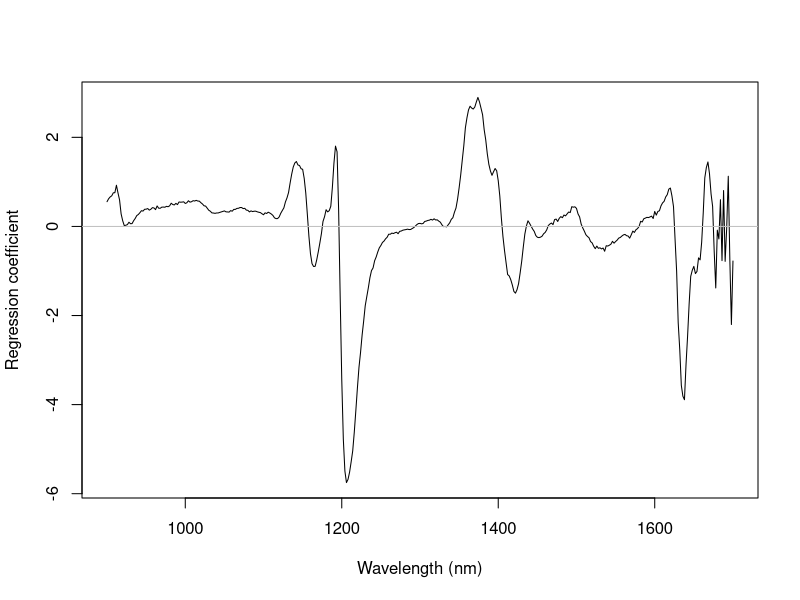
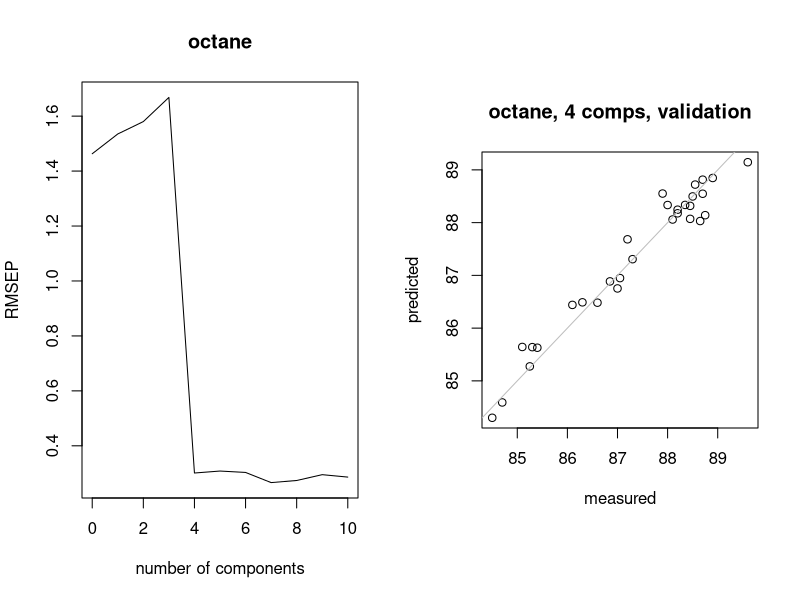

The R source for these figures, in order: (Note: this script raises an error after producing the figures.)
## Demo featuring all R code from Chapter 8 in the book "Chemometrics
## with R" by Ron Wehrens. The only additions to the book chapter code
## are loading the required libraries and data, and occasionally
## closing a graphics window.

graphics.off()
opar <- par(no.readonly = TRUE)

require(pls)
data(gasoline, package = "pls")
wavelengths <- seq(900, 1700, by = 2)
gas.odd <- seq(1, nrow(gasoline$NIR), by = 2)
gas.even <- seq(2, nrow(gasoline$NIR), by = 2)

X <- gasoline$NIR[, 100*(1:4)]
Y <- gasoline$octane
Xtr <- cbind(1, X[gas.odd, ])
Ytr <- Y[gas.odd]
Bs <- t(solve(crossprod(Xtr), t(Xtr)) %*% Ytr)
Bs

gas.df <- data.frame(octane = gasoline$octane,
                     V100 = gasoline$NIR[, 100],
                     V200 = gasoline$NIR[, 200],
                     V300 = gasoline$NIR[, 300],
                     V400 = gasoline$NIR[, 400])
Blm <- lm(octane ~ ., data = gas.df)
summary(Blm)

X <- scale(gasoline$NIR, scale = FALSE,
           center = colMeans(gasoline$NIR[gas.odd, ]))

Xgas.odd.svd <- svd(X[gas.odd, ])
Xgas.odd.scores <- Xgas.odd.svd$u %*% diag(Xgas.odd.svd$d)
gas.odd.pcr <- 
  lm(gasoline$octane[gas.odd] ~ I(Xgas.odd.scores[, 1:5]) - 1)

gas.odd.coefs <- coef(gas.odd.pcr) %*% t(Xgas.odd.svd$v[, 1:5])

gasoline.pcr <- pcr(octane ~ ., data = gasoline, 
                    subset = gas.odd, ncomp = 5)
all.equal(c(coef(gasoline.pcr)), c(gas.odd.coefs))
plot(wavelengths, coef(gasoline.pcr), type = "l",
     xlab = "Wavelength (nm)", ylab = "Regression coefficient")
abline(h = 0, col = "gray")

summary(gasoline.pcr)

RMSEP(gasoline.pcr, estimate = "train", intercept = FALSE)

RMSEP(gasoline.pcr, estimate = "train", comp = 4)

par(mfrow = c(1, 2))
gasoline.pcr <- pcr(octane ~ ., data = gasoline, subset = gas.odd,
                    validation = "LOO", ncomp = 10)
plot(gasoline.pcr, "validation", estimate = "CV")
par(pty = "s")
plot(gasoline.pcr, "prediction", ncomp = 4)
abline(0, 1, col = "gray")

RMSEP(gasoline.pcr, estimate = "CV")

sqrt(gasoline.pcr$validation$PRESS / nrow(Xtr))

gasoline.pcr.pred <- predict(gasoline.pcr, ncomp = 4,
                             newdata = gasoline[gas.even, ])
rms(gasoline$octane[gas.even], gasoline.pcr.pred)

RMSEP(gasoline.pcr, ncomp = 4, newdata = gasoline[gas.even, ],
      intercept = FALSE)

par(mfrow = c(1, 2))
nc.1s <-
  selectNcomp(gasoline.pcr, method = "onesigma", plot = TRUE)
nc.rand <-
  selectNcomp(gasoline.pcr, method = "randomization", plot = TRUE)

gasoline.pls <- plsr(octane ~ ., data = gasoline, 
                     subset = gas.odd, ncomp = 5)
summary(gasoline.pls)

gasoline.pls <- plsr(octane ~ ., data = gasoline, subset = gas.odd,
                     validation = "LOO", ncomp = 10)
par(mfrow = c(1, 2))
plot(gasoline.pls, "validation", estimate = "CV")
par(pty = "s")
plot(gasoline.pls, "prediction", ncomp = 3)
abline(0, 1, col = "gray")

RMSEP(gasoline.pls, ncomp = 3, newdata = gasoline[gas.even, ],
      intercept = FALSE)

cor(gasoline.pls$loadings[, 1:3])

cor(gasoline.pls$scores[, 1:3])

par(opar)
plot(gasoline.pls, "loading", comps = 1:3, legendpos = "topleft",
     lty = 1, col = 1:3)

par(mfrow = c(1, 2))
plot(scores(gasoline.pls)[, 1], Yscores(gasoline.pls)[, 1],
     xlab = "X scores", ylab = "Y scores", main = "LV 1")
abline(h = 0, v = 0, col = "gray")
plot(scores(gasoline.pls)[, 2], Yscores(gasoline.pls)[, 2],
     xlab = "X scores", ylab = "Y scores", main = "LV 2")
abline(h = 0, v = 0, col = "gray")

require(MASS)
gasoline.ridge <- 
  lm.ridge(octane ~ NIR, data = gasoline, subset = gas.odd,
           lambda = seq(0.001, 0.1, by = 0.01))
select(gasoline.ridge)

par(mfrow = c(1, 2))

plot(-5:5, -5:5, ylim = c(-.2, 4), xlim = c(-3, 3), axes = FALSE, type = "n",
     ylab = "", xlab = "")
mtext("V(e)", 2, line = 1)
mtext("e", 1, line = 2)
mtext(c(expression(-epsilon), expression(epsilon)), at = c(-1, 1),
      line = .5, side = 1)
box()
abline(h = 0, v = 0, col = "gray")
abline(v = c(-1, 1), col = "gray", lty = 2)
segments(c(-6, -1, 1),
         c(6, 0, 0),
         c(-1, 1, 6),
         c(0, 0, 6))

plot(-5:5, -5:5, ylim = c(-.2, 4), xlim = c(-3, 3), axes = FALSE, type = "n",
     ylab = "", xlab = "")
mtext("V(e)", 2, line = 1)
mtext("e", 1, line = 2)
mtext(c(expression(-epsilon), expression(epsilon)), at = c(-1, 1),
      line = .5, side = 1)
box()
abline(h = 0, v = 0, col = "gray")
abline(v = c(-1, 1), col = "gray", lty = 2)

segments(-6, 6, -1, .5)
segments(6, 6, 1, .5)
x <- seq(-1, 1, length = 100)
y <- .5 * x^2
lines(x, y)

require(e1071)
set.seed(7)
gasoline.svm <- svm(octane ~ ., data = gasoline, 
                    subset = gas.odd, cross = 10)
(gasoline.svmsum <- summary(gasoline.svm))

par(mfrow = c(1, 2))
plot(gasoline$octane[gas.odd], predict(gasoline.svm),
     main = "Training set", xlab = "Octane number (true)", 
     ylab = "Octane number (predicted)")
abline(0, 1)
plot(gasoline$octane[gas.even], 
     predict(gasoline.svm, new = gasoline[gas.even, ]),
     main = "Test set", xlab = "Octane number (true)", 
     ylab = "Octane number (predicted)")
abline(0, 1)

rms(gasoline$octane[gas.even], 
    predict(gasoline.svm, new = gasoline[gas.even, ]))

gasoline.svmlin <- svm(octane ~ ., data = gasoline, 
                       subset = gas.odd, kernel = "linear")
rms(gasoline$octane[gas.even], 
    predict(gasoline.svmlin, new = gasoline[gas.even, ]))

require(nnet)
X <- scale(gasoline$NIR, scale = FALSE,
           center = colMeans(gasoline$NIR[gas.odd, ]))
X.odd.svd <- svd(X[gas.odd, ])
X.odd.scores <- X.odd.svd$u %*% diag(X.odd.svd$d)
X.even.scores <- X[gas.even, ] %*% X.odd.svd$v
gas.nnet <- nnet(X.odd.scores[, 1:5],
                 matrix(gasoline$octane[gas.odd], ncol = 1),
                 size = 5, linout = TRUE)

gas.nnet.pred <- predict(gas.nnet, X.even.scores)
rms(gas.nnet.pred, gasoline$octane[gas.even])

par(opar)
set.seed(7)
rms.values <- rep(0, 100)
for (i in 1:100) {
  gas.nnet <- nnet(Xgas.odd.scores[, 1:5],
                   matrix(gasoline$octane[gas.odd], ncol = 1),
                   size = 5, linout = TRUE)
  gas.nnet.pred <- predict(gas.nnet, X.even.scores)
  gas.nnet.res <- gas.nnet.pred - gasoline$octane[gas.even]
  rms.values[i] <- sqrt(mean(gas.nnet.res^2))
}
hist(rms.values, breaks = 50, xlim = c(0, 1.8),
     main = "Repeated ANN training", , xlab = "RMS")

## Wine data
require(kohonen) # for classvec2classmat, and the data
data(wines, package = "kohonen")
wine.classes <- as.integer(vintages)
wines.sc <- scale(wines)
wines.odd <- seq(1, nrow(wines), by = 2)
wines.even <- seq(2, nrow(wines), by = 2)
twowines <- wines[vintages != "Barolo",]
twovintages <- factor(vintages[vintages != "Barolo"])

C <- classvec2classmat(vintages[c(1:25, 61:85)])
X <- wines[c(1:25, 61:85), c(7, 13)]

C <- classvec2classmat(vintages[c(1:25, 61:85)])
X <- wines[c(1:25, 61:85), c(7, 13)]
wines.lm <- lm(C ~ X)
wines.lm.predict <- classmat2classvec(predict(wines.lm))
table(vintages[c(1:25, 61:85)], wines.lm.predict)

wines.lda <- lda(factor(vintages[c(1:25, 61:85)]) ~ X)
table(vintages[c(1:25, 61:85)], predict(wines.lda)$class)

## Prostate data
data(Prostate2000Raw, package = "ChemometricsWithR")                            
prostate <- rowsum(t(Prostate2000Raw$intensity),                                
                     group = rep(1:327, each = 2),                              
                     reorder = FALSE) / 2                                       
prostate.type <- Prostate2000Raw$type[seq(1, 654, by = 2)]                      

require(kohonen, quiet = TRUE) # for classvec2classmat
prost <- prostate[prostate.type != "bph", 1:1000]
prost.type <- factor(prostate.type[prostate.type != "bph"])
prost.df <- data.frame(type = prost.type, prost = prost)
prost.odd <- seq(1, length(prost.type), by = 2)
prost.even <- seq(2, length(prost.type), by = 2)
prostate.clmat <- classvec2classmat(prostate.type)
prostate.df <- data.frame(class = I(prostate.clmat),
                          msdata = I(prostate[, 1:1000]))
prostate.odd <- seq(1, nrow(prostate.df), by = 2)
prostate.even <- seq(2, nrow(prostate.df), by = 2)

prost.tcp <- tcrossprod(scale(prost))
prost.svd <- svd(prost.tcp)
prost.scores <- prost.svd$u %*% diag(sqrt(prost.svd$d))

pairs(prost.scores[, 1:5], labels = paste("PC", 1:5),
      pch = as.integer(prost.type), col = as.integer(prost.type))

prost.pcda5 <- lda(prost.type ~ prost.scores[, 1:5], CV = TRUE) # INCORRECT
(prost.ldaresult <- table(prost.type, prost.pcda5$class))

par(mfrow = c(1, 2))
set.seed(7)
prost.df2 <- data.frame(class = as.integer(prost.type),
                       msdata = I(prost))
prost.pcr <- pcr(class ~ msdata, ncomp = 16,
                 data = prost.df2, subset = prost.odd,
                 validation = "CV", scale = TRUE)
validationplot(prost.pcr, estimate = "CV")
prost.cv.cl <- round(prost.pcr$validation$pred[, 1, ])
prost.cv.err <- apply(prost.cv.cl, 2, 
                      err.rate, prost.df2$class[prost.odd])
prost.tst <- predict(prost.pcr, newdata = prost.df2[prost.even, ])
prost.tst.cl <- round(prost.tst[, 1, ])
prost.tst.err <- apply(prost.tst.cl, 2, 
                       err.rate, prost.df2$class[prost.even])

matplot(cbind(prost.cv.err, prost.tst.err),
        lty = 1:2, col = 2:1, type = "l",
        xlab = "# PCs", ylab = "Misclassif. rate")
legend("topright", lty = 1:2, col = 2:1, bty = "n",
       legend = c("Training set CV", "Test set prediction"))

set.seed(17)
prostate.pcr <- pcr(class ~ msdata, ncomp = 16,
                    data = prostate.df,
                    subset = prostate.odd,
                    validation = "CV", scale = TRUE)

pcr.predictions.loo <-
  sapply(1:16,
         function(i, arr) classmat2classvec(arr[, , i]),
         prostate.pcr$validation$pred)
pcr.loo.err <- apply(pcr.predictions.loo, 2, err.rate, 
                     prostate.type[prostate.odd])

prostate.pcrpred <- 
  predict(prostate.pcr, new = prostate.df[prost.even, ])
predictions.pcrtest <-
  sapply(1:16,
         function(i, arr) classmat2classvec(arr[, , i]),
         prostate.pcrpred)

table(prostate.type[prost.even], predictions.pcrtest[, 7])

set.seed(17)
prostate.pls <- plsr(class ~ msdata, data = prostate.df,
                     subset = prostate.odd, scale = TRUE,
                     ncomp = 16, validation = "CV") 

pls.predictions.loo <-
  sapply(1:16,
         function(i, arr) classmat2classvec(arr[, , i]),
         prostate.pls$validation$pred)
pls.loo.err <- apply(pls.predictions.loo, 2, err.rate, 
                     prostate.type[prostate.odd])
prostate.plspred <- 
  predict(prostate.pls, new = prostate.df[prostate.even, ])
predictions.plstest <-
  sapply(1:16,
         function(i, arr) classmat2classvec(arr[, , i]),
         prostate.plspred)

table(prostate.type[prostate.even], predictions.plstest[, 4])

par(mfrow = c(1, 2))
matplot(cbind(pcr.loo.err,
              apply(predictions.pcrtest, 2, err.rate, 
                    prostate.type[prost.even])),
        type = "l", lty = 1:2, col = 2:1,
        main = "PCDA",
        xlab = "# PCs", ylab = "Misclassif. rate")
legend("topright", lty = 1:2, col = 2:1, bty = "n",
       legend = c("Training set CV", "Test set prediction"))
pls.predictions.loo <-
  sapply(1:16,
         function(i, arr) classmat2classvec(arr[, , i]),
         prostate.pls$validation$pred)
pls.loo.err <- apply(pls.predictions.loo, 2, err.rate, 
                     prostate.type[prostate.odd])
prostate.plspred <- 
  predict(prostate.pls, new = prostate.df[prostate.even, ])
predictions.plstest <-
  sapply(1:16,
         function(i, arr) classmat2classvec(arr[, , i]),
         prostate.plspred)
matplot(cbind(pls.loo.err,
              apply(predictions.plstest, 2, err.rate, 
                    prostate.type[prostate.even])),
        type = "l", lty = 1:2, col = 2:1,
        main = "PLSDA", xlab = "# PCs", ylab = "Misclassif. rate")
legend("topright", lty = 1:2, col = 2:1, bty = "n",
       legend = c("Training set CV", "Test set prediction"))

prostate.ldapls <- lda(scores(prostate.pls)[, 1:6], 
                       prostate.type[prostate.odd])

tst.scores <- predict(prostate.pls, ncomp = 1:6,
                      newdata = prostate.df[prostate.even, ],
                      type = "scores")
table(prostate.type[prostate.even],
      predict(prostate.ldapls, new = tst.scores)$class)

nvar <- 2000
nobj <- 40
RandX <- matrix(rnorm(nobj*nvar), nrow = nobj)
RandY <- sample(c(0, 1), nobj, replace = TRUE)

Rand.pcr <- pcr(RandY ~ RandX, ncomp = 2)
Rand.ldapcr <- lda(RandY ~ scores(Rand.pcr), CV = TRUE)
table(RandY, Rand.ldapcr$class)

Rand.pls <- plsr(RandY ~ RandX, ncomp = 2)
Rand.ldapls <- lda(RandY ~ scores(Rand.pls), CV = TRUE)
table(RandY, Rand.ldapls$class)
